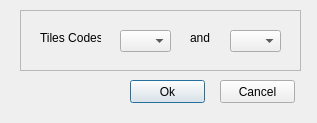
<?xml version="1.0" encoding="UTF-8"?>
<ui version="4.0">
 <class>CDlgExchangeTiles</class>
 <widget class="QDialog" name="CDlgExchangeTiles">
  <property name="geometry">
   <rect>
    <x>0</x>
    <y>0</y>
    <width>317</width>
    <height>123</height>
   </rect>
  </property>
  <property name="windowTitle">
   <string>Exchange Tiles</string>
  </property>
  <property name="windowIcon">
   <iconset resource="resources.qrc">
    <normaloff>:/res/nMSXtiles.ico</normaloff>:/res/nMSXtiles.ico</iconset>
  </property>
  <widget class="QFrame" name="frame">
   <property name="geometry">
    <rect>
     <x>20</x>
     <y>10</y>
     <width>281</width>
     <height>61</height>
    </rect>
   </property>
   <property name="frameShape">
    <enum>QFrame::StyledPanel</enum>
   </property>
   <property name="frameShadow">
    <enum>QFrame::Raised</enum>
   </property>
   <widget class="QLabel" name="label">
    <property name="geometry">
     <rect>
      <x>20</x>
      <y>20</y>
      <width>61</width>
      <height>16</height>
     </rect>
    </property>
    <property name="text">
     <string>Tiles Codes</string>
    </property>
   </widget>
   <widget class="QComboBox" name="cboTile1">
    <property name="geometry">
     <rect>
      <x>100</x>
      <y>20</y>
      <width>51</width>
      <height>22</height>
     </rect>
    </property>
   </widget>
   <widget class="QComboBox" name="cboTile2">
    <property name="geometry">
     <rect>
      <x>210</x>
      <y>20</y>
      <width>51</width>
      <height>22</height>
     </rect>
    </property>
   </widget>
   <widget class="QLabel" name="label_2">
    <property name="geometry">
     <rect>
      <x>170</x>
      <y>20</y>
      <width>31</width>
      <height>16</height>
     </rect>
    </property>
    <property name="text">
     <string>and</string>
    </property>
   </widget>
  </widget>
  <widget class="QPushButton" name="cmdOk">
   <property name="geometry">
    <rect>
     <x>130</x>
     <y>80</y>
     <width>75</width>
     <height>23</height>
    </rect>
   </property>
   <property name="text">
    <string>Ok</string>
   </property>
  </widget>
  <widget class="QPushButton" name="cmdCancel">
   <property name="geometry">
    <rect>
     <x>220</x>
     <y>80</y>
     <width>75</width>
     <height>23</height>
    </rect>
   </property>
   <property name="text">
    <string>Cancel</string>
   </property>
  </widget>
 </widget>
 <resources>
  <include location="resources.qrc"/>
 </resources>
 <connections/>
</ui>
